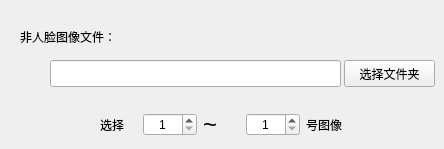
         <widget class="QWidget" name="tab">
          <attribute name="title">
           <string>非人脸</string>
          </attribute>
          <widget class="QLineEdit" name="pTrainNotfaceImgPathText">
           <property name="geometry">
            <rect>
             <x>50</x>
             <y>60</y>
             <width>291</width>
             <height>27</height>
            </rect>
           </property>
          </widget>
          <widget class="QPushButton" name="pTrainNotfaceChoiceFileBtn">
           <property name="geometry">
            <rect>
             <x>344</x>
             <y>60</y>
             <width>91</width>
             <height>27</height>
            </rect>
           </property>
           <property name="cursor">
            <cursorShape>PointingHandCursor</cursorShape>
           </property>
           <property name="text">
            <string>选择文件夹</string>
           </property>
          </widget>
          <widget class="QLabel" name="label_7">
           <property name="geometry">
            <rect>
             <x>20</x>
             <y>28</y>
             <width>121</width>
             <height>17</height>
            </rect>
           </property>
           <property name="text">
            <string>非人脸图像文件：</string>
           </property>
          </widget>
          <widget class="QWidget" name="layoutWidget">
           <property name="geometry">
            <rect>
             <x>100</x>
             <y>110</y>
             <width>243</width>
             <height>30</height>
            </rect>
           </property>
           <layout class="QGridLayout" name="gridLayout_2">
            <item row="0" column="2">
             <widget class="QLabel" name="label_9">
              <property name="font">
               <font>
                <pointsize>18</pointsize>
                <weight>50</weight>
                <bold>false</bold>
               </font>
              </property>
              <property name="text">
               <string>~</string>
              </property>
             </widget>
            </item>
            <item row="0" column="1">
             <widget class="QSpinBox" name="pTrainNotfaceBeginBox">
              <property name="cursor">
               <cursorShape>PointingHandCursor</cursorShape>
              </property>
              <property name="alignment">
               <set>Qt::AlignCenter</set>
              </property>
              <property name="minimum">
               <number>1</number>
              </property>
              <property name="maximum">
               <number>1000</number>
              </property>
             </widget>
            </item>
            <item row="0" column="4">
             <widget class="QLabel" name="label_10">
              <property name="text">
               <string>号图像</string>
              </property>
             </widget>
            </item>
            <item row="0" column="0">
             <widget class="QLabel" name="label_8">
              <property name="text">
               <string>选择</string>
              </property>
             </widget>
            </item>
            <item row="0" column="3">
             <widget class="QSpinBox" name="pTrainNotfaceEndBox">
              <property name="cursor">
               <cursorShape>PointingHandCursor</cursorShape>
              </property>
              <property name="alignment">
               <set>Qt::AlignCenter</set>
              </property>
              <property name="minimum">
               <number>1</number>
              </property>
              <property name="maximum">
               <number>1000</number>
              </property>
             </widget>
            </item>
           </layout>
          </widget>
         </widget>
